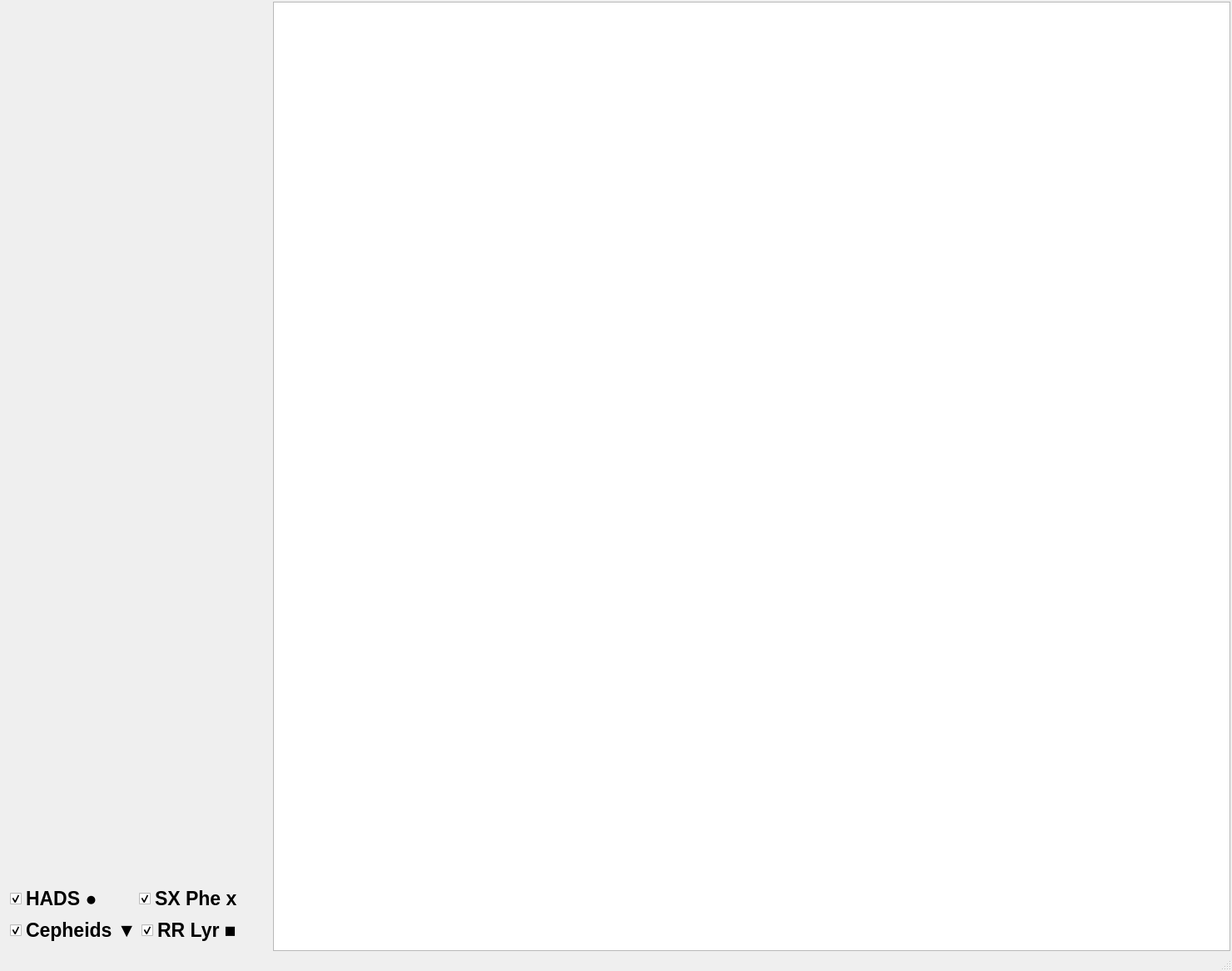
<?xml version="1.0" encoding="UTF-8"?>
<ui version="4.0">
 <class>MainWindow</class>
 <widget class="QMainWindow" name="MainWindow">
  <property name="geometry">
   <rect>
    <x>0</x>
    <y>0</y>
    <width>1480</width>
    <height>1166</height>
   </rect>
  </property>
  <property name="windowTitle">
   <string>MainWindow</string>
  </property>
  <widget class="QWidget" name="centralwidget">
   <layout class="QGridLayout" name="gridLayout">
    <property name="leftMargin">
     <number>2</number>
    </property>
    <property name="topMargin">
     <number>2</number>
    </property>
    <property name="rightMargin">
     <number>2</number>
    </property>
    <property name="bottomMargin">
     <number>2</number>
    </property>
    <item row="0" column="1">
     <widget class="PlotWidget" name="pet"/>
    </item>
    <item row="0" column="0">
     <widget class="QWidget" name="left" native="true">
      <property name="maximumSize">
       <size>
        <width>320</width>
        <height>16777215</height>
       </size>
      </property>
      <layout class="QVBoxLayout" name="verticalLayout">
       <property name="spacing">
        <number>2</number>
       </property>
       <property name="leftMargin">
        <number>0</number>
       </property>
       <property name="topMargin">
        <number>0</number>
       </property>
       <property name="rightMargin">
        <number>0</number>
       </property>
       <property name="bottomMargin">
        <number>0</number>
       </property>
       <item>
        <widget class="QScrollArea" name="scrollArea_toadd">
         <property name="frameShape">
          <enum>QFrame::NoFrame</enum>
         </property>
         <property name="widgetResizable">
          <bool>true</bool>
         </property>
         <widget class="QWidget" name="toadd">
          <property name="geometry">
           <rect>
            <x>0</x>
            <y>0</y>
            <width>320</width>
            <height>512</height>
           </rect>
          </property>
         </widget>
        </widget>
       </item>
       <item>
        <widget class="QScrollArea" name="scrollArea_ratio">
         <property name="frameShape">
          <enum>QFrame::NoFrame</enum>
         </property>
         <property name="widgetResizable">
          <bool>true</bool>
         </property>
         <widget class="QWidget" name="ratio">
          <property name="geometry">
           <rect>
            <x>0</x>
            <y>0</y>
            <width>320</width>
            <height>512</height>
           </rect>
          </property>
         </widget>
        </widget>
       </item>
       <item>
        <widget class="QWidget" name="hs" native="true">
         <property name="minimumSize">
          <size>
           <width>240</width>
           <height>40</height>
          </size>
         </property>
         <property name="font">
          <font>
           <pointsize>17</pointsize>
          </font>
         </property>
         <layout class="QHBoxLayout" name="horizontalLayout">
          <property name="spacing">
           <number>0</number>
          </property>
          <property name="leftMargin">
           <number>10</number>
          </property>
          <property name="topMargin">
           <number>0</number>
          </property>
          <property name="rightMargin">
           <number>0</number>
          </property>
          <property name="bottomMargin">
           <number>0</number>
          </property>
          <item>
           <widget class="QCheckBox" name="hads">
            <property name="font">
             <font>
              <pointsize>17</pointsize>
              <weight>75</weight>
              <italic>false</italic>
              <bold>true</bold>
              <underline>false</underline>
             </font>
            </property>
            <property name="text">
             <string>HADS ●</string>
            </property>
            <property name="iconSize">
             <size>
              <width>30</width>
              <height>30</height>
             </size>
            </property>
            <property name="checked">
             <bool>true</bool>
            </property>
           </widget>
          </item>
          <item>
           <widget class="QCheckBox" name="sxphe">
            <property name="font">
             <font>
              <pointsize>17</pointsize>
              <weight>75</weight>
              <italic>false</italic>
              <bold>true</bold>
              <underline>false</underline>
             </font>
            </property>
            <property name="text">
             <string>SX Phe x</string>
            </property>
            <property name="iconSize">
             <size>
              <width>30</width>
              <height>30</height>
             </size>
            </property>
            <property name="checked">
             <bool>true</bool>
            </property>
           </widget>
          </item>
         </layout>
        </widget>
       </item>
       <item>
        <widget class="QWidget" name="cr" native="true">
         <property name="minimumSize">
          <size>
           <width>240</width>
           <height>40</height>
          </size>
         </property>
         <property name="font">
          <font>
           <pointsize>17</pointsize>
          </font>
         </property>
         <layout class="QHBoxLayout" name="horizontalLayout_3">
          <property name="spacing">
           <number>0</number>
          </property>
          <property name="leftMargin">
           <number>10</number>
          </property>
          <property name="topMargin">
           <number>0</number>
          </property>
          <property name="rightMargin">
           <number>0</number>
          </property>
          <item>
           <widget class="QCheckBox" name="cep">
            <property name="font">
             <font>
              <pointsize>17</pointsize>
              <weight>75</weight>
              <italic>false</italic>
              <bold>true</bold>
              <underline>false</underline>
              <strikeout>false</strikeout>
             </font>
            </property>
            <property name="text">
             <string>Cepheids ▼</string>
            </property>
            <property name="iconSize">
             <size>
              <width>30</width>
              <height>30</height>
             </size>
            </property>
            <property name="checked">
             <bool>true</bool>
            </property>
           </widget>
          </item>
          <item>
           <widget class="QCheckBox" name="rrl">
            <property name="font">
             <font>
              <pointsize>17</pointsize>
              <weight>75</weight>
              <italic>false</italic>
              <bold>true</bold>
              <underline>false</underline>
             </font>
            </property>
            <property name="text">
             <string>RR Lyr ■</string>
            </property>
            <property name="iconSize">
             <size>
              <width>30</width>
              <height>30</height>
             </size>
            </property>
            <property name="checked">
             <bool>true</bool>
            </property>
           </widget>
          </item>
         </layout>
        </widget>
       </item>
      </layout>
     </widget>
    </item>
   </layout>
  </widget>
  <widget class="QMenuBar" name="menubar">
   <property name="geometry">
    <rect>
     <x>0</x>
     <y>0</y>
     <width>1480</width>
     <height>24</height>
    </rect>
   </property>
  </widget>
  <widget class="QStatusBar" name="statusbar"/>
 </widget>
 <customwidgets>
  <customwidget>
   <class>PlotWidget</class>
   <extends>QGraphicsView</extends>
   <header location="global">pyqtgraph</header>
  </customwidget>
 </customwidgets>
 <resources/>
 <connections/>
</ui>
